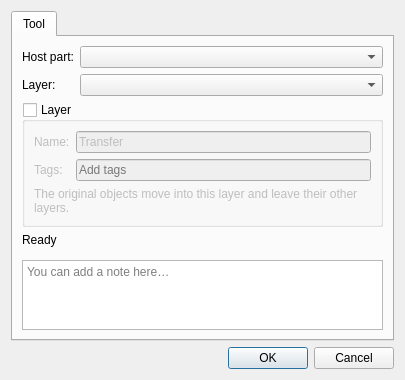
<?xml version="1.0" encoding="UTF-8"?>
<ui version="4.0">
 <class>DialogTransfert</class>
 <widget class="QDialog" name="DialogTransfert">
  <property name="geometry">
   <rect>
    <x>0</x>
    <y>0</y>
    <width>405</width>
    <height>380</height>
   </rect>
  </property>
  <property name="windowTitle">
   <string>Transfer</string>
  </property>
  <property name="windowIcon">
   <iconset resource="../../../vmisc/share/resources/icon.qrc">
    <normaloff>:/icon/64x64/icon64x64.png</normaloff>:/icon/64x64/icon64x64.png</iconset>
  </property>
  <layout class="QVBoxLayout" name="verticalLayout_2">
   <item>
    <widget class="QTabWidget" name="tabWidget">
     <property name="currentIndex">
      <number>0</number>
     </property>
     <widget class="QWidget" name="tab">
      <attribute name="title">
       <string>Tool</string>
      </attribute>
      <layout class="QVBoxLayout" name="verticalLayout_4">
       <item>
        <layout class="QFormLayout" name="formLayout">
         <item row="0" column="0">
          <widget class="QLabel" name="labelPiece">
           <property name="text">
            <string>Host part:</string>
           </property>
          </widget>
         </item>
         <item row="0" column="1">
          <widget class="QComboBox" name="comboBoxPiece"/>
         </item>
         <item row="1" column="0">
          <widget class="QLabel" name="labelLayer">
           <property name="text">
            <string>Layer:</string>
           </property>
          </widget>
         </item>
         <item row="1" column="1">
          <widget class="QComboBox" name="comboBoxLayer">
           <property name="toolTip">
            <string>Pick a layer of the host part, or type the name of a new one</string>
           </property>
          </widget>
         </item>
        </layout>
       </item>
       <item>
        <widget class="QGroupBox" name="groupBoxVisibilityGroup">
         <property name="visible">
          <bool>false</bool>
         </property>
         <property name="toolTip">
          <string>Enable to create a layer from original objects</string>
         </property>
         <property name="title">
          <string>Layer</string>
         </property>
         <property name="checkable">
          <bool>true</bool>
         </property>
         <property name="checked">
          <bool>false</bool>
         </property>
         <layout class="QGridLayout" name="gridLayout">
          <item row="1" column="0">
           <widget class="QLabel" name="label">
            <property name="text">
             <string>Tags:</string>
            </property>
           </widget>
          </item>
          <item row="0" column="1">
           <widget class="QLineEdit" name="lineEditVisibilityGroup">
            <property name="text">
             <string>Transfer</string>
            </property>
           </widget>
          </item>
          <item row="0" column="0">
           <widget class="QLabel" name="labelGroupName">
            <property name="text">
             <string>Name:</string>
            </property>
           </widget>
          </item>
          <item row="1" column="1">
           <widget class="VCompleterLineEdit" name="lineEditGroupTags">
            <property name="toolTip">
             <string>Separate each tag with comma.</string>
            </property>
            <property name="placeholderText">
             <string>Add tags</string>
            </property>
           </widget>
          </item>
          <item row="2" column="0" colspan="2">
           <widget class="QLabel" name="labelLayerHint">
            <property name="text">
             <string>The original objects move into this layer and leave their other layers.</string>
            </property>
            <property name="wordWrap">
             <bool>true</bool>
            </property>
           </widget>
          </item>
         </layout>
        </widget>
       </item>
       <item>
        <widget class="QLabel" name="labelStatus">
         <property name="visible">
          <bool>false</bool>
         </property>
         <property name="text">
          <string>Ready</string>
         </property>
        </widget>
       </item>
       <item>
        <layout class="QHBoxLayout" name="notesSeparatorLayout">
         <property name="leftMargin">
          <number>33</number>
         </property>
         <property name="rightMargin">
          <number>33</number>
         </property>
         <item>
          <widget class="QFrame" name="notesSeparator">
           <property name="minimumSize">
            <size>
             <width>0</width>
             <height>1</height>
            </size>
           </property>
           <property name="maximumSize">
            <size>
             <width>16777215</width>
             <height>1</height>
            </size>
           </property>
          </widget>
         </item>
        </layout>
       </item>
       <item>
        <widget class="QPlainTextEdit" name="plainTextEditToolNotes">
         <property name="placeholderText">
          <string>You can add a note here…</string>
         </property>
         <property name="maximumSize">
          <size>
           <width>16777215</width>
           <height>100</height>
          </size>
         </property>
        </widget>
       </item>
      </layout>
     </widget>
    </widget>
   </item>
   <item>
    <widget class="QDialogButtonBox" name="buttonBox">
     <property name="orientation">
      <enum>Qt::Orientation::Horizontal</enum>
     </property>
     <property name="standardButtons">
      <set>QDialogButtonBox::StandardButton::Cancel|QDialogButtonBox::StandardButton::Ok</set>
     </property>
    </widget>
   </item>
  </layout>
 </widget>
 <customwidgets>
  <customwidget>
   <class>VPE::QtColorPicker</class>
   <extends>QPushButton</extends>
   <header>../vpropertyexplorer/qtcolorpicker.h</header>
  </customwidget>
  <customwidget>
   <class>VCompleterLineEdit</class>
   <extends>QLineEdit</extends>
   <header>../vwidgets/vlineedit.h</header>
  </customwidget>
 </customwidgets>
 <resources>
  <include location="../../../vmisc/share/resources/icon.qrc"/>
 </resources>
</ui>
